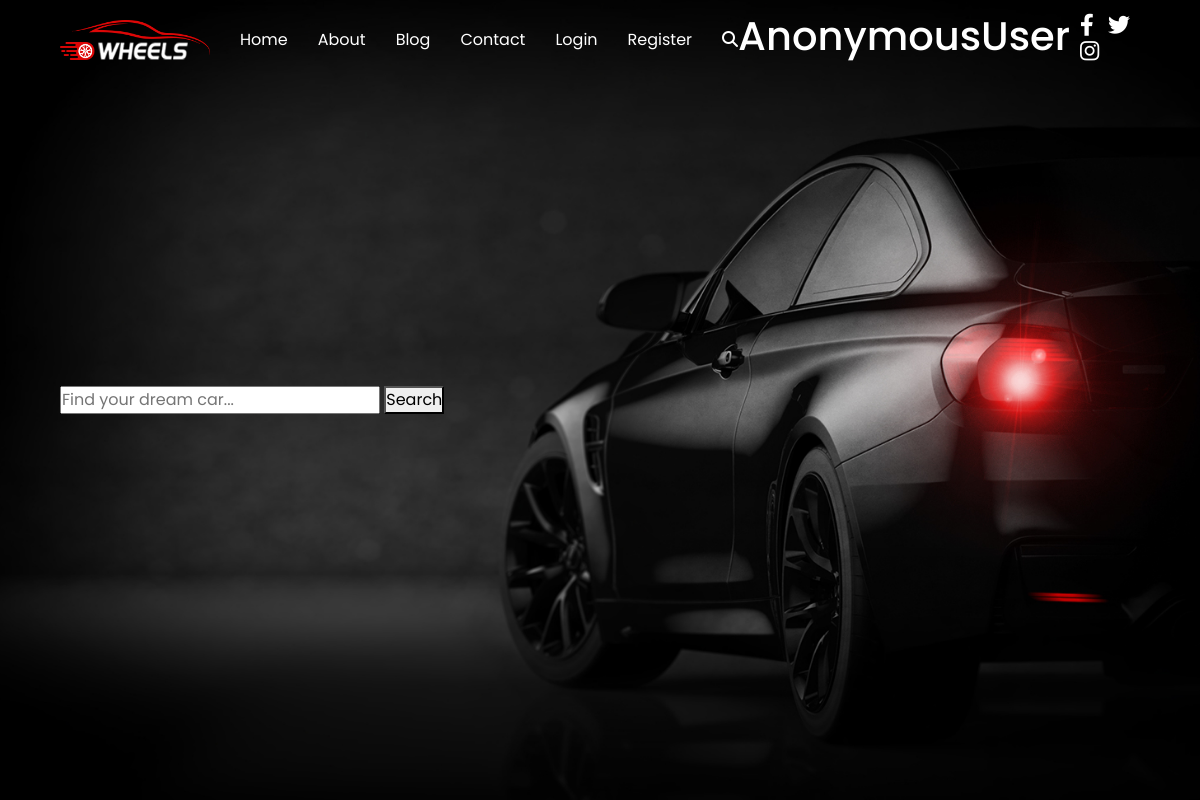
Before: /carpost/posts with the older database file.
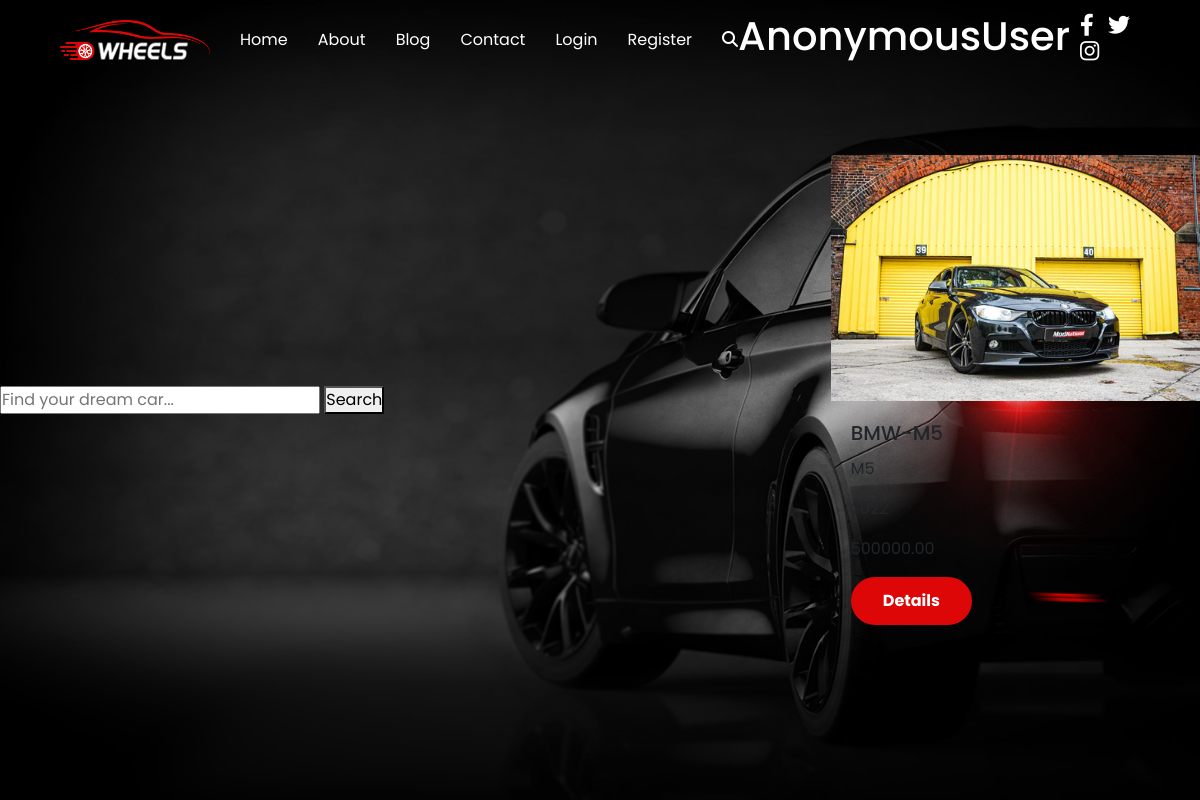
After: the same page with the newer database file.
### autovibe_project/carpost/models.py (models this page shows, shortened)
class CarPost(models.Model):
    MUNICIPALITY_CHOICES = [
        ('Blagoevgrad', 'Blagoevgrad'),
        ('Burgas', 'Burgas'),
        ('Varna', 'Varna'),
        ('Veliko Tarnovo', 'Veliko Tarnovo'),
        ('Vidin', 'Vidin'),
        ('Vratsa', 'Vratsa'),
        ('Gabrovo', 'Gabrovo'),
        ('Dobrich', 'Dobrich'),
        ('Kardzhali', 'Kardzhali'),
        ('Kyustendil', 'Kyustendil'),
        ('Lovech', 'Lovech'),
        ('Montana', 'Montana'),
        ('Pazardzhik', 'Pazardzhik'),
        ('Pernik', 'Pernik'),
        ('Pleven', 'Pleven'),
        ('Plovdiv', 'Plovdiv'),
        ('Razgrad', 'Razgrad'),
        ('Ruse', 'Ruse'),
        ('Shumen', 'Shumen'),
        ('Silistra', 'Silistra'),
        ('Sliven', 'Sliven'),
        ('Smolyan', 'Smolyan'),
        ('Sofia', 'Sofia'),
        ('Stara Zagora', 'Stara Zagora'),
        ('Targovishte', 'Targovishte'),
        ('Haskovo', 'Haskovo'),
        ('Yambol', 'Yambol'),
    ]
    COLOR_CHOICES = [
        ('Red', 'Red'),
        ('Blue', 'Blue'),
        ('Black', 'Black'),
        ('White', 'White'),
        ('Silver', 'Silver'),
        ('Green', 'Green'),
        ('Yellow', 'Yellow'),
        ('Orange', 'Orange'),
        ('Purple', 'Purple'),
        ('Pink', 'Pink'),
    ]
    ENGINE_CHOICES = [
        ('Petrol', 'Petrol'),
        ('Diesel', 'Diesel'),
        ('Electric', 'Electric'),
        ('Hybrid', 'Hybrid'),
    ]
    TRANSMISSION_CHOICES = [
        ('Auto', 'Automatic'),
        ('Manual', 'Manual'),
    ]
    DRIVE_TRAIN_CHOICES = [
        ('2WD', '2WD'),
        ('4WD', '4WD'),
        ('AWD', 'AWD'),
    ]
    MAX_BRAND_NAME_LENGTH = 100
    MIN_BRAND_NAME_LENGTH = 2
    MAX_COUNTRY_OF_ORIGIN_LENGTH = 100
    MIN_COUNTRY_OF_ORIGIN_LENGTH = 2
    MAX_MODEL_LENGTH = 100
    MIN_MODEL_LENGTH = 2
    MAX_COLOR_LENGTH = 50
    MAX_VIN_LENGTH = 17
    MIN_YEAR_VALUE = 1900
    municipality = models.CharField(
        max_length=MAX_COUNTRY_OF_ORIGIN_LENGTH,
        choices=MUNICIPALITY_CHOICES,
        validators=[
            MinLengthValidator(MIN_COUNTRY_OF_ORIGIN_LENGTH),
        ]
    )
    year = models.PositiveIntegerField(
        validators=[MinValueValidator(MIN_YEAR_VALUE),
                    MaxValueValidator(datetime.now().year + 1)],
    )
    color = models.CharField(
        max_length=MAX_COLOR_LENGTH,
        choices=COLOR_CHOICES,
    )
    engine = models.CharField(
        max_length=20,
        choices=ENGINE_CHOICES,
    )
    horsepower = models.CharField(
        max_length=5,
    )
    transmission = models.CharField(
        max_length=100,
        choices=TRANSMISSION_CHOICES,
    )
    chassis = models.CharField(
        max_length=100,
        choices=DRIVE_TRAIN_CHOICES,
    )  # You need to define max_length
    price = models.DecimalField(
        max_digits=10,
        decimal_places=2
    )
    mileage = models.PositiveIntegerField()
    vin = models.CharField(
        max_length=MAX_VIN_LENGTH,
        unique=True,
        null=True,
        blank=True
    )
    description = models.TextField(
        max_length=500,
    )
    image = models.ImageField(upload_to='car_images/')
    user = models.ForeignKey(UserModel, on_delete=models.CASCADE)
    car_model = models.ForeignKey(
        CarModel,
        on_delete=models.CASCADE,
    )
    car_feature = models.ManyToManyField(
        'CarFeatures',
    )

class CarModel(models.Model):
    TEN_POPULAR_MODELS_PER_BRAND = {
        'ACURA':
            ['MDX', 'RDX', 'TLX', 'ILX', 'RLX', 'NSX', 'CL', 'RSX', 'TSX', 'ZDX'],
        'ALFA ROMEO':
            ['Giulia', 'Stelvio', '4C', 'Giulietta', 'Spider', 'Brera', '159', 'GT', '6C', '8C'],
        'ASTON MARTIN':
            ['DB11', 'Vantage', 'DBS', 'Rapide', 'Vanquish', 'DB9', 'DBX', 'Virage', 'Lagonda', 'Valkyrie'],
        'AUDI':
            ['A3', 'A4', 'A6', 'A8', 'Q3', 'Q5', 'Q7', 'Q8', 'TT', 'R8'],
        'BENTLEY':
            ['Continental GT', 'Bentayga', 'Flying Spur', 'Mulsanne', 'Arnage', 'Azure', 'Brooklands', 'Turbo R',
                    'Bentley 3 Litre', 'Mark VI'],
        'BMW':
            ['3 Series', '5 Series', '7 Series', 'X3', 'X5', 'X7', 'M3', 'M5', 'i3', 'i8'],
        'BUICK':
            ['Enclave', 'Encore', 'Envision', 'Regal', 'LaCrosse', 'Century', 'Riviera', 'Verano', 'Roadmaster',
                  'Park Avenue'],
        'CADILLAC':
            ['Escalade', 'CTS', 'XT5', 'XTS', 'ATS', 'CT6', 'SRX', 'XT4', 'XT6', 'Eldorado'],
        'CHEVROLET':
            ['Silverado', 'Equinox', 'Malibu', 'Camaro', 'Tahoe', 'Traverse', 'Cruze', 'Impala', 'Colorado',
                      'Suburban'],
        'CHRYSLER':
            ['300', 'Pacifica', 'Voyager', 'Sebring', 'Aspen', 'Crossfire', 'Concorde', 'PT Cruiser', 'LHS',
                     'New Yorker'],
        'DODGE':
            ['Charger', 'Challenger', 'Durango', 'Journey', 'Grand Caravan', 'Dart', 'Avenger', 'Caliber', 'Nitro',
                  'Magnum'],
        'FERRARI':
            ['488', 'F8 Tributo', '812 Superfast', 'SF90 Stradale', 'Portofino', 'GTC4Lusso', 'Roma',
                    'Monza SP1', 'Monza SP2', 'LaFerrari'],
        'FIAT':
            ['500', '500X', '500L', '124 Spider', 'Punto', 'Bravo', 'Tipo', 'Doblo', 'Freemont', 'Croma'],
        'FORD':
            ['F-150', 'Escape', 'Explorer', 'Focus', 'Fusion', 'Mustang', 'Edge', 'Expedition', 'Taurus', 'Ranger'],
        'GENESIS':
            ['G70', 'G80', 'G90', 'GV80', 'Essentia', 'Mint', 'GV70', 'Mira', 'NY', 'X Concept'],
        'GMC':
            ['Sierra', 'Yukon', 'Terrain', 'Acadia', 'Canyon', 'Savana', 'Envoy', 'Vandura', 'Jimmy', 'Syclone'],
        'HONDA':
            ['Civic', 'Accord', 'CR-V', 'Pilot', 'Odyssey', 'Fit', 'HR-V', 'Ridgeline', 'Insight', 'Clarity'],
        'HYUNDAI':
            ['Elantra', 'Sonata', 'Tucson', 'Santa Fe', 'Kona', 'Palisade', 'Accent', 'Veloster', 'Ioniq',
                    'Genesis'],
        'INFINITI':
            ['Q50', 'Q60', 'Q70', 'QX50', 'QX60', 'QX80', 'QX30', 'G35', 'G37', 'Q45'],
        'JAGUAR':
            ['F-PACE', 'XE', 'XF', 'XJ', 'E-PACE', 'I-PACE', 'F-TYPE', 'S-TYPE', 'XK', 'XK8'],
        'JEEP':
            ['Wrangler', 'Cherokee', 'Grand Cherokee', 'Compass', 'Renegade', 'Gladiator', 'Commander', 'Liberty',
                 'Patriot', 'CJ-7'],
        'KIA':
            ['Sorento', 'Sportage', 'Soul', 'Forte', 'Optima', 'Rio', 'Cadenza', 'Stinger', 'Telluride', 'K900'],
        'LAMBORGHINI':
            ['Aventador', 'Huracan', 'Urus', 'Gallardo', 'Murcielago', 'Diablo', 'Countach', 'Miura',
                        'Espada', 'Jarama'],
        'LAND ROVER':
            ['Range Rover', 'Range Rover Sport', 'Range Rover Evoque', 'Discovery', 'Discovery Sport',
                       'Defender', 'Freelander', 'Series I', ], }
    brand = models.CharField(max_length=100)
    model = models.CharField(max_length=100)
    def __str__(self):
        return f"{self.brand} {self.model} - {self.pk}"

### autovibe_project/carpost/views.py (the view, shortened to what this page needs)
# urls.py: path('posts', CarPostListView.as_view(), name='list_car_post'),
class CarPostListView(views.ListView):
    queryset = CarPost.objects.all()\
        .prefetch_related('car_feature', 'car_model')
    template_name = 'cars/list_car.html'
    def get_context_data(self, **kwargs):
        context = super().get_context_data(**kwargs)
        context['query'] = self.request.GET.get('q') or ''
        return context
    def get_queryset(self):
        queryset = super().get_queryset()
        query = self.request.GET.get('q')
        return queryset

### templates/cars/list_car.html (shortened to what this page needs)
{% extends 'base.html' %}
{% load static %}
{% block content %}
<section class="hero">
    <div class="text">
        <form action="{% url 'list_car_post' %}" method="GET">
            <input type="text" name="q" placeholder="Find your dream car..."
                   value="{{ query }}">
            <button type="submit">Search</button>
        </form>
    </div>
    {% for car in object_list %}
        <div class="cards">
        <img class="card-img-top" src="{{ car.image.url }}" alt="{{ car.car_model }}">
            <div class="card-body">
                <h5 class="card-title">{{ car.car_model.brand }}-{{ car.car_model.model }}</h5>
                <p>{{ car.car_model.model }}</p>
                <p>{{ car.year }}</p>
                <p>{{ car.price }}</p>
                <a href="{% url 'details_car_post' pk=car.pk %}" class="btn btn-primary">Details</a>
            </div>
    </div>
        {% endfor %}
</section>
{% endblock %}

Changed rows visible on the page:
added CarPost: image (picture), car_model.brand "BMW", car_model.model "M5", price "500000.00"
